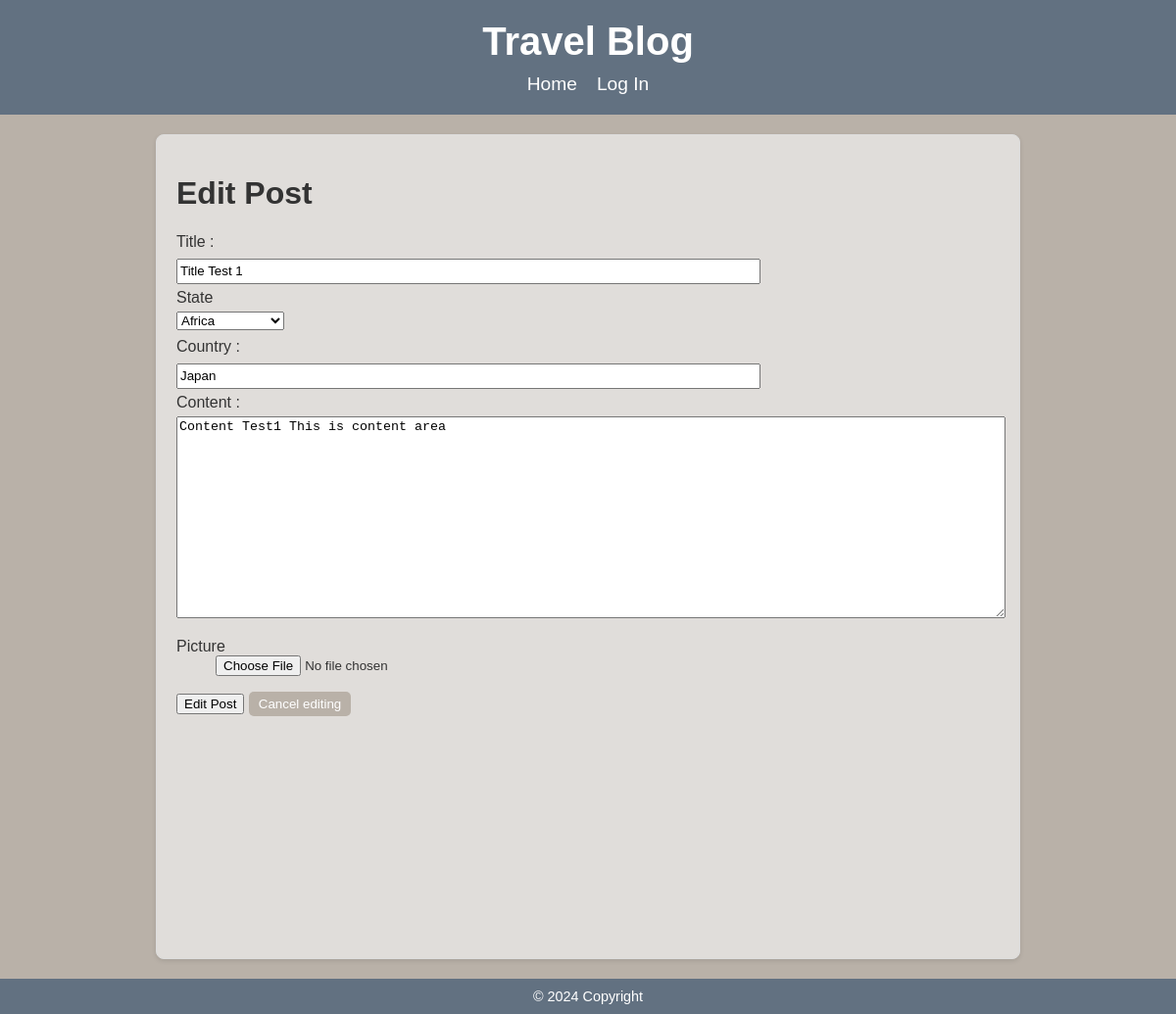
Page /pages/edit.php?id=1 on the earlier database version.
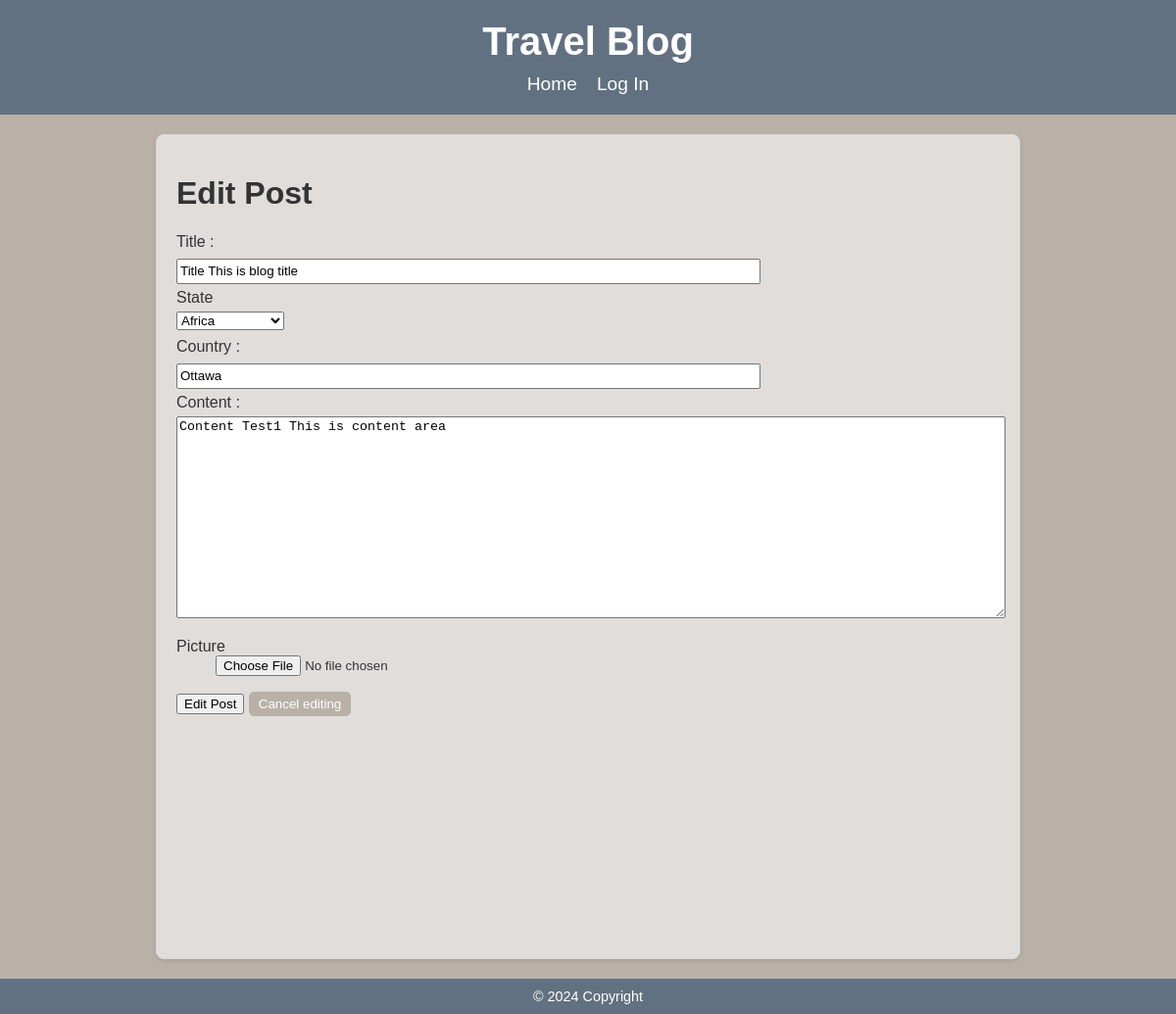
Same page on the later database version.
### tables this page shows
CREATE TABLE IF NOT EXISTS `post` (
  `post_id` INT NOT NULL AUTO_INCREMENT,  
  `user_id` INT NOT NULL,                   
  `title` VARCHAR(255) NOT NULL,              
  `content` TEXT NOT NULL,                  
  `state` ENUM('Africa', 'Asia', 'Europe', 'North America', 'South America', 'Oceania') NOT NULL,
  `country` VARCHAR(50) NOT NULL,
  `image_path` VARCHAR(255) DEFAULT NULL,    
  `created_at` TIMESTAMP DEFAULT CURRENT_TIMESTAMP, 
  PRIMARY KEY (`post_id`),                    
  FOREIGN KEY (`user_id`) REFERENCES `account`(`id`) 
);

### pages/edit.php (the view, shortened to what this page needs)
<!DOCTYPE html>
<html lang="en">
<head>
    <link rel="stylesheet" type="text/css" href="../css/form.css">
    <link rel="stylesheet" type="text/css" href="../css/style.css">
</head>
<?php
$db = db_connect();
include 'headerTB.php' ;
$id = $_GET['id'];
if ($_SERVER['REQUEST_METHOD'] == 'POST') {
  $title = mysqli_real_escape_string($db, $_POST['title']) ;
  $state = mysqli_real_escape_string($db, $_POST['state']) ;
  $country = mysqli_real_escape_string($db, $_POST['country']) ;
  $content = mysqli_real_escape_string($db, $_POST['post_content']) ;
  $imagePath = null;
  if (isset($_FILES['picture']) && $_FILES['picture']['error'] == UPLOAD_ERR_OK) {
    $uploadDir = 'uploads/images/';
    $fileName = basename($_FILES['picture']['name']);
    $uploadFile = $uploadDir . $fileName;
    if (move_uploaded_file($_FILES['picture']['tmp_name'], $uploadFile)) {
      $imagePath = $uploadFile;
    } else {
      die("Failed to upload picture.");
    }
  }
  $imagePathSql = '';
if ($imagePath) {
    $imagePathSql = ", image_path = '$imagePath'";
}
  $sql = "UPDATE post SET title = '$title',
            state = '$state',
            country = '$country',
            content = '$content'
            $imagePathSql
          WHERE post_id = '$id'";
  $result = mysqli_query($db, $sql);
  header("Location: blog.php?post_id=$id");
  exit;
} else {
  $sql = "SELECT * FROM post WHERE post_id='$id'";
  $result_set = mysqli_query($db, $sql);
  $result = mysqli_fetch_assoc($result_set);
}
?>
<div class="form-container">
    <h1>Edit Post</h1>
    <form action="<?php echo 'edit.php?id=' . $result['post_id']; ?>" method="post" enctype="multipart/form-data" >
    <div class="textfield">
          <label for="title">Title : </label>
          <input type="text" name="title" value="<?php echo $result['title']; ?>" />
    </div>
    <div class="select">
    <label for="state">State</label>
        <select name="state" id="state" required value="<?php echo $result['state']; ?>" >
          <option value="Africa">Africa</option>
        </select>
    </div>
    <div class="textfield">
          <label for="country">Country : </label>
          <input type="text" name="country" value="<?php echo $result['country']; ?>" />
    </div>
    <div class="content">
          <label for="post_content">Content : </label>
          <textarea name="post_content" required style="width:100%; height:200px"><?php echo $result['content']; ?></textarea>
    </div>
      <dl>
        <dt>Picture</dt>
        <dd><input type="file" name="picture" accept="image/*" /></dd>
      </dl>
      <div id="operations">
        <input type="submit" value="Edit Post" />
        <a href="index.php">
          <button class="back_home">Cancel editing</button>
        </a>
      </div>
    </form>
  </div>
<?php include 'footerTB.php'; ?>
</body>
</html>

Differences in the rows shown:
changed post "Africa": title "Title Test 1" → "Title This is blog title"; country "Japan" → "Ottawa"
